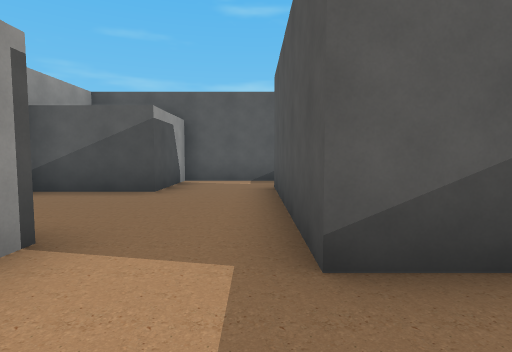
View 1 (above)

19 first-person views from a walk through a 3-D level made in the Godot game engine. The camera is 1.3 m above the floor, tilts 4° down and sees 80° across. The floor is counted in squares, 2 m on a side. Each view is taken from the middle of a square. On the plan, view 1 faces up. The plan holds only what a view shows up to about 10 squares ahead; the rest is blank. The place goes on beyond the plan.

View 2
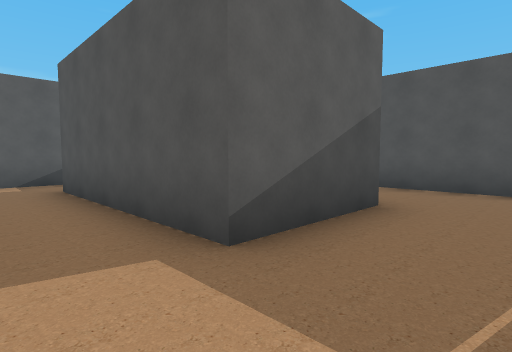

View 3
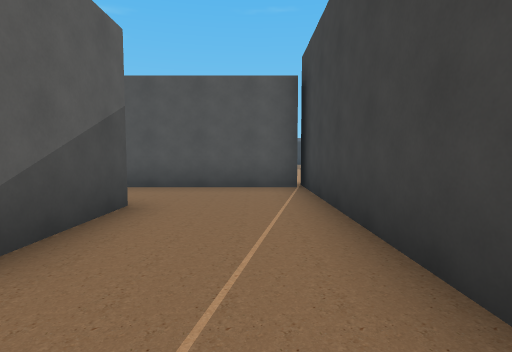

View 4
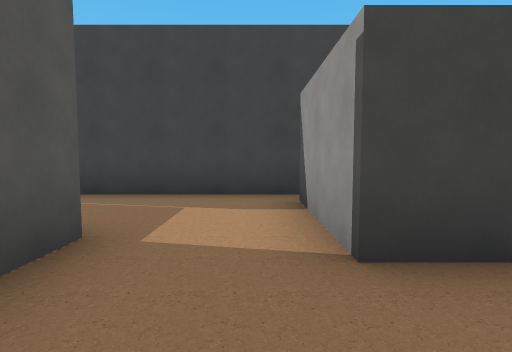

View 5
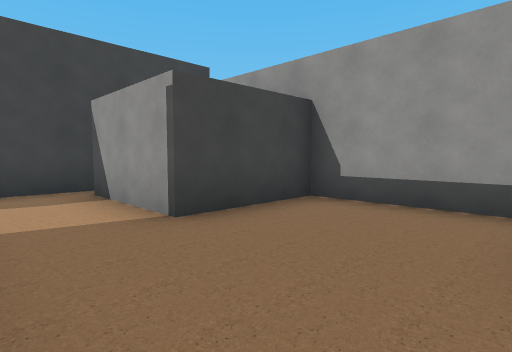

View 6
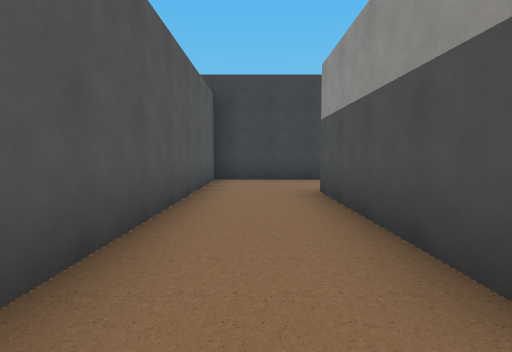

View 7
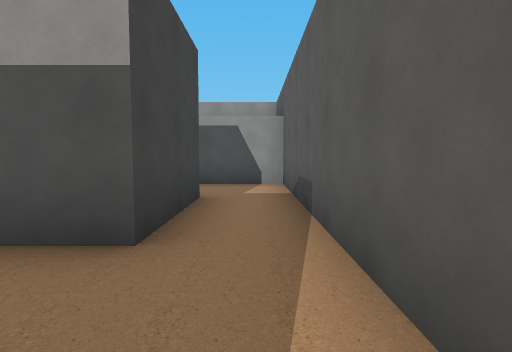

View 8
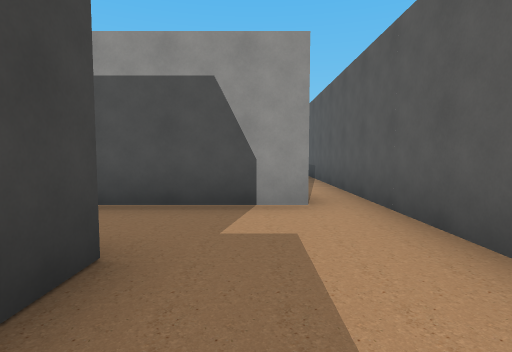

View 9
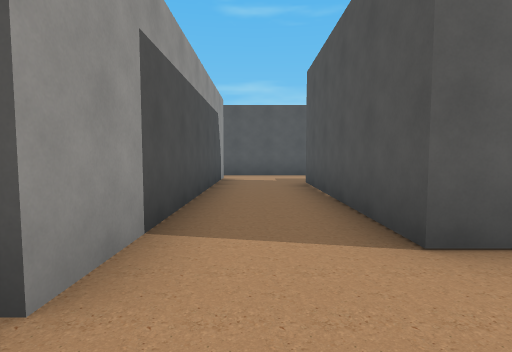

View 10
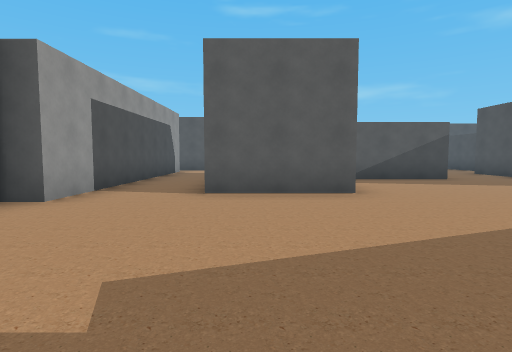

View 11
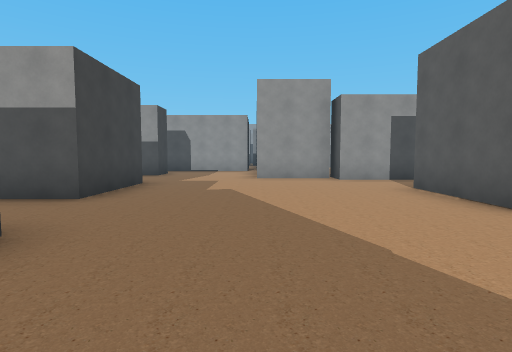

View 12
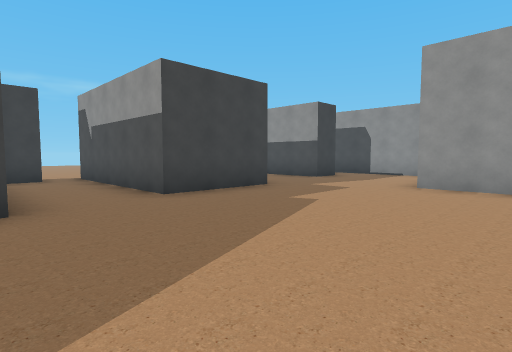

View 13
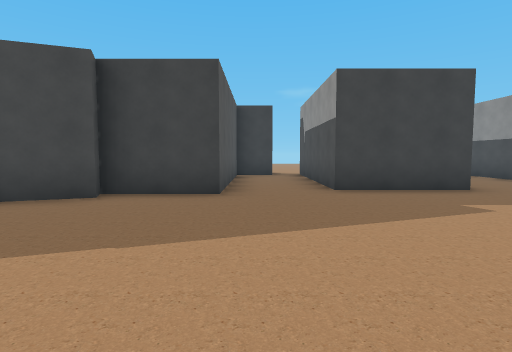

View 14
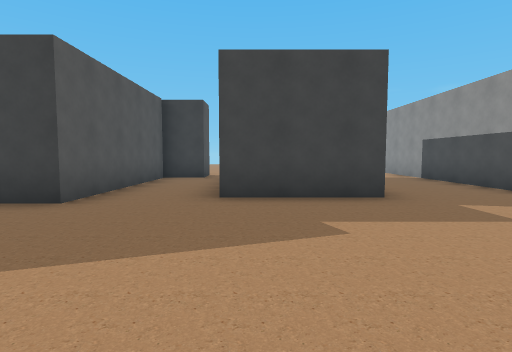

View 15
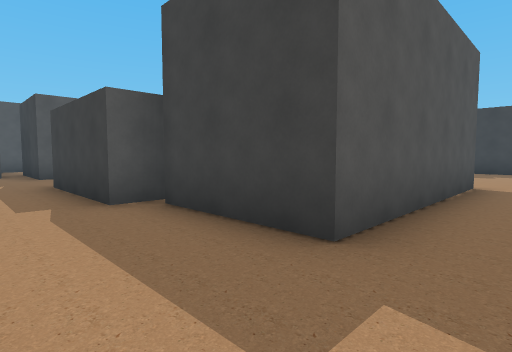

View 16
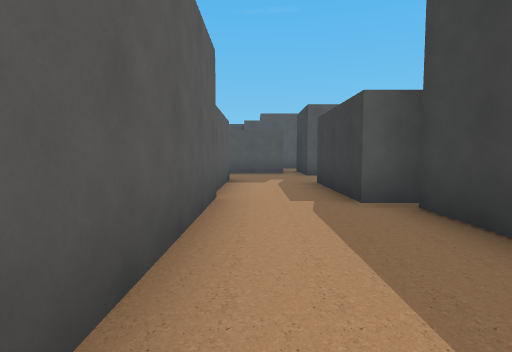

View 17
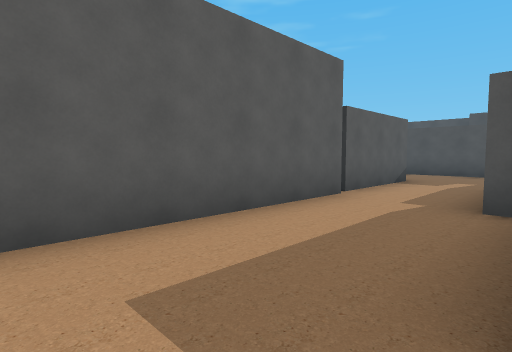

View 18
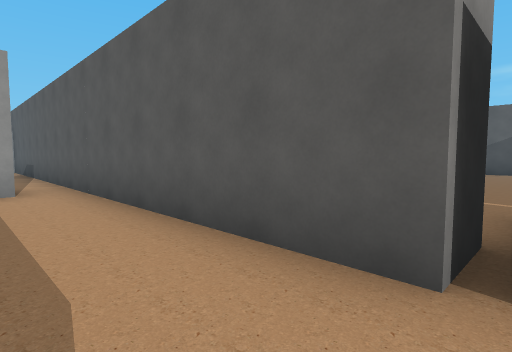

View 19
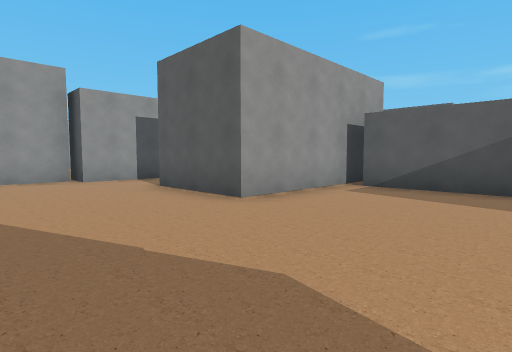

### Floor plan
Key: @ floor where view 1 was taken; # wall or solid block; . floor; B block; O other object.
Columns run from 4 left of view 1 to 14 right of it. Each row starts with its distance up from view 1.
  9                 B
  8   ##############BBB
  7   B................
  6  BB..BBB.OO........
  5 B....B B.OO.BBBBBBB
  4 O....B B.OO.B
  3 O....B B.OO.B  BBBB
  2 BBB..BBB.OO.B B....
  1   B......OO.B B....
  0   B.@....OO.BBB....
 -1  OOOOOOOOOO........
 -2          O.........
 -3          O.........
 -4       O............
 -5       O.........BBB
 -6        .O..BBB..B
 -7         O..  B..B
 -8         O..  B..B
 -9         O..  B..B
-10         O.   B.OB
-11         O.   ..
-12              ..

Where each view was taken, in squares from view 1:
view 1: 0 up, 0 right, facing up
view 2: 0 up, 1 left, facing up-right
view 3: 0 up, 1 left, facing right
view 4: 4 up, 1 left, facing down
view 5: 5 up, 0 right, facing down-left
view 6: 7 up, 4 right, facing down
view 7: 7 up, 5 right, facing left
view 8: 6 up, 10 right, facing left
view 9: 2 down, 7 right, facing up
view 10: 5 down, 9 right, facing up
view 11: 3 down, 14 right, facing left
view 12: 1 down, 12 right, facing down-left
view 13: 0 up, 11 right, facing down
view 14: 1 down, 9 right, facing down
view 15: 7 up, 7 right, facing down-right
view 16: 7 up, 7 right, facing right
view 17: 5 up, 7 right, facing up-right
view 18: 6 up, 12 right, facing up-left
view 19: 3 down, 14 right, facing up-left
